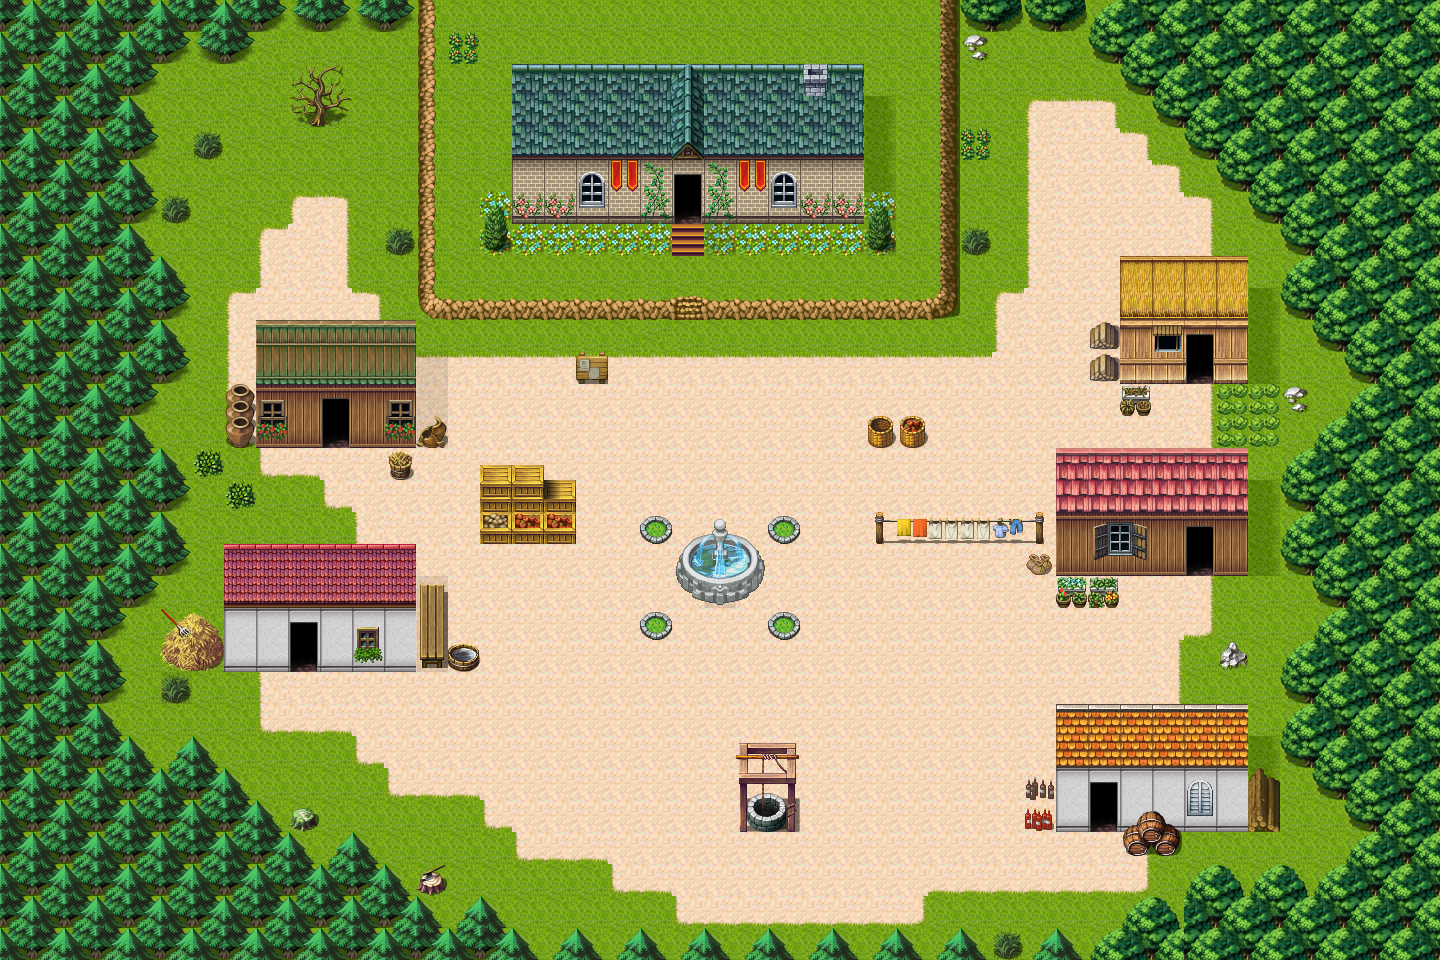

This is a level from a 2D game, rendered from its Tiled map with the project's own tilesets. A one-line summary and the map file follow, with tile-layer data summarised:
An orthogonal 45x30 tile map with 32x32 px tiles, 13 tile layers (Tile Layer 1, HouseBase, RoofTops1, RoofTops2, ...), 9 tilesets.

<map version="1.0" orientation="orthogonal" width="45" height="30" tilewidth="32" tileheight="32">
 <tileset firstgid="1" name="tilea2" tilewidth="32" tileheight="32">
  <image source="tilea2.png" width="512" height="384" />
 </tileset>
 <tileset firstgid="193" name="TilesetOffset1" tilewidth="32" tileheight="32">
  <image source="TilesetOffset1.png" width="512" height="352" />
 </tileset>
 <tileset firstgid="369" name="TilesetoffsetH" tilewidth="32" tileheight="32">
  <image source="TilesetoffsetH.png" width="480" height="384" />
 </tileset>
 <tileset firstgid="549" name="tilec" tilewidth="32" tileheight="32">
  <image source="tilec.png" width="512" height="512" />
 </tileset>
 <tileset firstgid="805" name="tilea3" tilewidth="32" tileheight="32">
  <image source="tilea3.png" width="512" height="256" />
 </tileset>
 <tileset firstgid="933" name="tilea5" tilewidth="32" tileheight="32">
  <image source="tilea5.png" width="256" height="512" />
 </tileset>
 <tileset firstgid="1061" name="tilee5" tilewidth="32" tileheight="32">
  <image source="tilee5.png" width="512" height="512" />
 </tileset>
 <tileset firstgid="1317" name="tileb" tilewidth="32" tileheight="32">
  <image source="tileb.png" width="512" height="512" />
 </tileset>
 <tileset firstgid="1573" name="fontain" tilewidth="32" tileheight="32">
  <image source="fontain.png" width="384" height="384" />
 </tileset>
 <layer name="Tile Layer 1" width="45" height="30">
  <data>[1350 cells, 1304 non-empty, 4 distinct tile ids]</data>
 </layer>
 <layer name="HouseBase" width="45" height="30">
  <data>[1350 cells, 76 non-empty, 11 distinct tile ids]</data>
 </layer>
 <layer name="RoofTops1" width="45" height="30">
  <data>[1350 cells, 87 non-empty, 15 distinct tile ids]</data>
 </layer>
 <layer name="RoofTops2" width="45" height="30">
  <data>[1350 cells, 2 non-empty, 2 distinct tile ids]</data>
 </layer>
 <layer name="Doors" width="45" height="30">
  <data>[1350 cells, 12 non-empty, 2 distinct tile ids]</data>
 </layer>
 <layer name="Windows" width="45" height="30">
  <data>[1350 cells, 17 non-empty, 13 distinct tile ids]</data>
 </layer>
 <layer name="Paths" width="45" height="30">
  <data>[1350 cells, 449 non-empty, 10 distinct tile ids]</data>
 </layer>
 <layer name="GroundDetails" width="45" height="30">
  <data>[1350 cells, 70 non-empty, 22 distinct tile ids]</data>
 </layer>
 <layer name="House Details" width="45" height="30">
  <data>[1350 cells, 27 non-empty, 7 distinct tile ids]</data>
 </layer>
 <layer name="Trees" width="45" height="30">
  <data>[1350 cells, 427 non-empty, 35 distinct tile ids]</data>
 </layer>
 <layer name="Shadow" width="45" height="30" opacity="0.11">
  <data>[1350 cells, 23 non-empty, 1 distinct tile ids]</data>
 </layer>
 <layer name="Extra Town Features" width="45" height="30">
  <data>[1350 cells, 51 non-empty, 39 distinct tile ids]</data>
 </layer>
 <layer name="Tile Layer 13" width="45" height="30">
  <data>[1350 cells, 0 non-empty, 0 distinct tile ids]</data>
 </layer>
</map>
